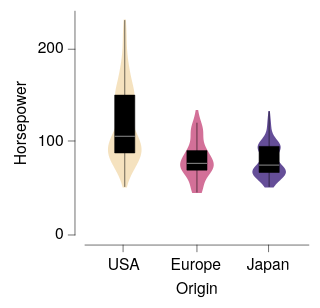

Source (Vega-Lite JSON):
### Vega-Lite specification from a JSON file in a GitHub repository (floating-point values rounded to 4 significant figures; data arrays with more than 128 entries replaced by an {"elided": "..."} marker saying what was removed)
{"background": null, "config": {"arc": {"fill": "#DBDBDB", "fillOpacity": 1.0, "innerRadius": 25.0, "padAngle": 0.03, "stroke": "black", "strokeOpacity": 1, "strokeWidth": 0.25}, "area": {"fill": "#DBDBDB", "fillOpacity": 1.0, "stroke": "black", "strokeOpacity": 1, "strokeWidth": 0.25}, "axis": {"domain": true, "domainCap": "round", "domainColor": "black", "domainWidth": 0.25, "grid": false, "gridCap": "round", "gridColor": "#F1F1F1", "gridDash": [0, 0], "gridOpacity": 1.0, "gridWidth": 0.25, "labelColor": "black", "labelFont": "HelveticaNeue", "labelFontSize": 7, "labelFontStyle": "normal", "labelFontWeight": 400, "offset": 4.5, "ticks": true, "tickCap": "round", "tickColor": "black", "tickSize": 3, "tickWidth": 0.25, "titleColor": "black", "titleFont": "HelveticaNeue", "titleFontSize": 7, "titleFontStyle": "normal", "titleFontWeight": 400}, "axisX": {"domain": true, "labelAlign": "center", "labelAngle": 0, "labels": true, "ticks": true, "translate": 0}, "axisY": {"domain": true, "labelAlign": "right", "labelAngle": 0, "labels": true, "ticks": true, "translate": 0}, "axisRight": {"domain": true, "labelAlign": "left", "labelAngle": 0, "labels": true, "ticks": true, "translate": 0}, "axisTop": {"domain": true, "labelAlign": "center", "labelAngle": 0, "labels": true, "ticks": true, "translate": 0}, "bar": {"fill": "#DBDBDB", "fillOpacity": 1.0, "stroke": "black", "strokeOpacity": 1, "strokeWidth": 0.25}, "boxplot": {"size": 9.0, "ticks": {"cornerRadius": 0.25, "fill": "black", "size": 4.5, "thickness": 0.25}, "box": {"fillOpacity": 1.0, "stroke": "black", "strokeOpacity": 1, "strokeWidth": 0.25}, "median": {"fill": "black", "fillOpacity": 1.0, "size": 9.0, "thickness": 0.25}, "rule": {"fill": "black", "fillOpacity": 1.0, "size": 10.0, "stroke": "black", "strokeDash": [0, 0], "strokeOpacity": 1, "strokeWidth": 0.25}, "outliers": {"color": "black", "fill": "black", "fillOpacity": 1.0, "size": 0, "stroke": "black", "strokeOpacity": 1, "strokeWidth": 0.25}}, "circle": {"fill": "black", "fillOpacity": 1.0, "size": 0.5, "stroke": "black", "strokeOpacity": 1, "strokeWidth": 0.25}, "errorband": {"band": {"fillOpacity": 0.6, "stroke": null, "strokeWidth": 0.25, "strokeOpacity": 1}, "borders": {"opacity": 0, "strokeOpacity": 0.25, "strokeWidth": 1}}, "errorbar": {"opacity": 1, "rule": {"strokeDash": [0, 0], "strokeWidth": 0.5}, "ticks": {"color": "black", "cornerRadius": 0.25, "opacity": 1, "size": 6.0, "thickness": 0.5}, "thickness": 0.5}, "font": "HelveticaNeue", "geoshape": {"fill": "#DBDBDB", "fillOpacity": 1.0, "stroke": "black", "strokeOpacity": 1, "strokeWidth": 0.25}, "header": {"labelColor": "black", "labelFont": "HelveticaNeue", "labelFontSize": 7, "labelFontStyle": "normal", "labelFontWeight": 400, "titleColor": "black", "titleFont": "HelveticaNeue", "titleFontSize": 7, "titleFontStyle": "normal", "titleFontWeight": 400, "titlePadding": 0}, "legend": {"disable": false, "offset": 4.5, "gradientLength": 50.0, "gradientThickness": 5.0, "gradientOpacity": 1.0, "gradientStrokeColor": "black", "gradientStrokeWidth": 0.25, "labelColor": "black", "labelFont": "HelveticaNeue", "labelFontSize": 7, "labelFontStyle": "normal", "labelFontWeight": 400, "strokeColor": "black", "strokeWidth": 0, "symbolSize": 42, "symbolStrokeColor": "black", "symbolStrokeWidth": 0.25, "titleColor": "black", "titleFont": "HelveticaNeue", "titleFontSize": 7, "titleFontStyle": "normal", "titleFontWeight": 400}, "line": {"color": "black", "stroke": "black", "strokeCap": "round", "strokeDash": [0, 0], "strokeOpacity": 1, "strokeWidth": 0.375}, "point": {"filled": true, "fill": "#DBDBDB", "fillOpacity": 1.0, "size": 5.0, "stroke": "black", "strokeOpacity": 1, "strokeWidth": 0.25}, "range": {"category": ["#C6D9F1", "#F1C9CB", "#FEF0B9", "#CEE37A", "#7AA8E0", "#E589A3", "#FDDD5D", "#68B961", "#4177B1", "#C35082", "#E5C227", "#438156"], "diverging": {"scheme": ["#C35082", "#CE6D94", "#D989A7", "#E2A4BA", "#EABFCE", "#F1DBE2", "#F6F6F6", "#D7E0EB", "#B9CBE0", "#9BB6D5", "#7DA1C9", "#5F8CBD", "#4177B1"]}, "heatmap": {"scheme": ["#DFE9F7", "#C6D9F1", "#ADC8EC", "#94B8E6", "#7AA8E0", "#6097DA", "#4D87CA", "#4177B1", "#386898", "#2F597F", "#264A69", "#1D3A58"]}, "ordinal": {"scheme": ["#F1F1F1", "#DBDBDB", "#C6C6C6", "#B2B2B2", "#9D9D9D", "#898989", "#767676", "#636363", "#515151", "#404040", "#2F2F2F", "#1F1F1F"]}, "ramp": {"scheme": ["#DFE9F7", "#C6D9F1", "#ADC8EC", "#94B8E6", "#7AA8E0", "#6097DA", "#4D87CA", "#4177B1", "#386898", "#2F597F", "#264A69", "#1D3A58"]}}, "rule": {"color": "black", "stroke": "black", "strokeCap": "round", "strokeDash": [2, 2], "strokeOpacity": 1, "strokeWidth": 0.25}, "scale": {"bandPaddingInner": 0.1, "bandPaddingOuter": 0.1, "round": false}, "rect": {"fill": "#DBDBDB", "fillOpacity": 1.0, "stroke": "black", "strokeOpacity": 1, "strokeWidth": 0.25}, "square": {"fill": "#DBDBDB", "fillOpacity": 1.0, "size": 10.0, "stroke": "black", "strokeOpacity": 1, "strokeWidth": 0.25}, "text": {"color": "black", "font": "HelveticaNeue", "fontSize": 7, "fontStyle": "normal", "fontWeight": 400}, "title": {"anchor": "middle", "frame": "group", "color": "black", "font": "HelveticaNeue", "fontSize": 7, "fontStyle": "normal", "fontWeight": 400, "subtitleColor": "black", "subtitleFont": "HelveticaNeue", "subtitleFontSize": "HelveticaNeue", "subtitleFontStyle": "normal", "subtitleFontWeight": 400}, "view": {"continuousWidth": 100, "continuousHeight": 100, "discreteWidth": 100, "discreteHeight": 100, "fill": null, "stroke": null, "strokeWidth": 0.25}}, "layer": [{"data": {"name": "data-436178437a4916390a797cd3a4c4a67d"}, "mark": {"type": "line", "fillOpacity": 0.85, "filled": true, "strokeOpacity": 0, "strokeWidth": 0.25}, "encoding": {"color": {"field": "__group", "legend": null, "scale": {"range": ["#F4DDB4", "#CC5887", "#4B2F87"]}, "sort": ["USA", "Europe", "Japan"], "title": null, "type": "nominal"}, "order": {"field": "__order", "type": "quantitative"}, "x": {"axis": null, "field": "__x", "scale": {"domain": [0, 100]}, "type": "quantitative"}, "y": {"field": "__y", "title": "Horsepower", "type": "quantitative"}}}, {"data": {"name": "data-d7a230a7326baf606a19256938f2a2d2"}, "mark": {"type": "boxplot", "color": "black", "median": {"fill": "white"}, "rule": {"stroke": "black"}, "ticks": false}, "encoding": {"x": {"axis": {}, "field": "Origin", "sort": ["USA", "Europe", "Japan"], "title": "Origin", "type": "nominal"}, "y": {"field": "Horsepower", "title": "Horsepower", "type": "quantitative"}}}], "resolve": {"axis": {"x": "independent"}}, "$schema": "https://vega.github.io/schema/vega-lite/v6.4.1.json", "datasets": {"data-436178437a4916390a797cd3a4c4a67d": {"elided": "1200 records"}, "data-d7a230a7326baf606a19256938f2a2d2": {"elided": "400 records"}}}
